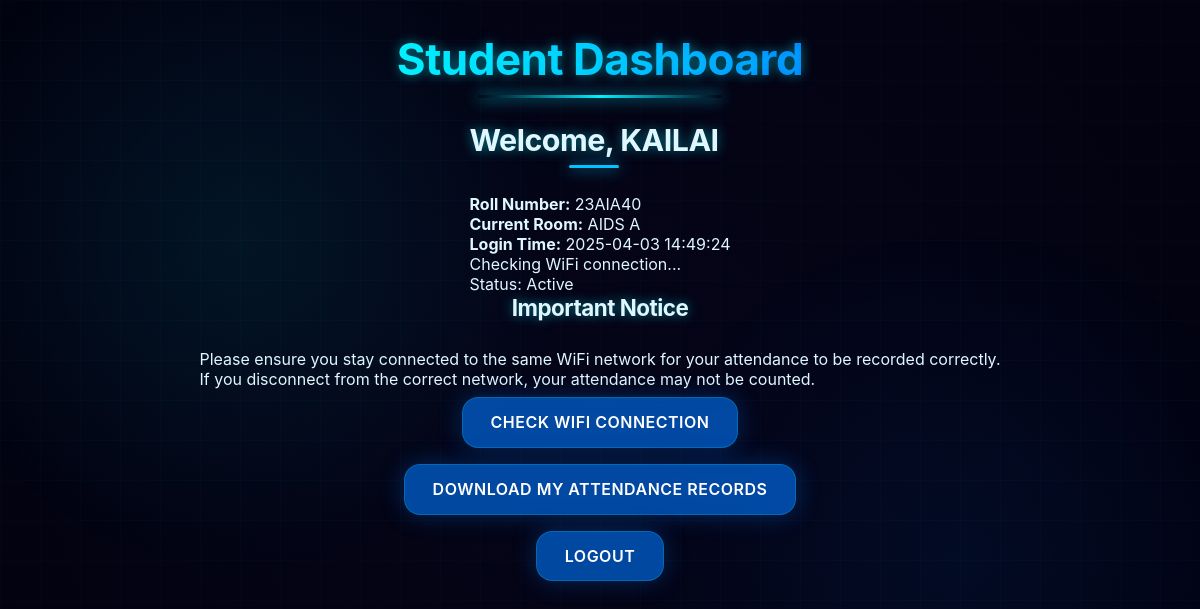
Before: /student_dashboard (signed in) with the older database file.
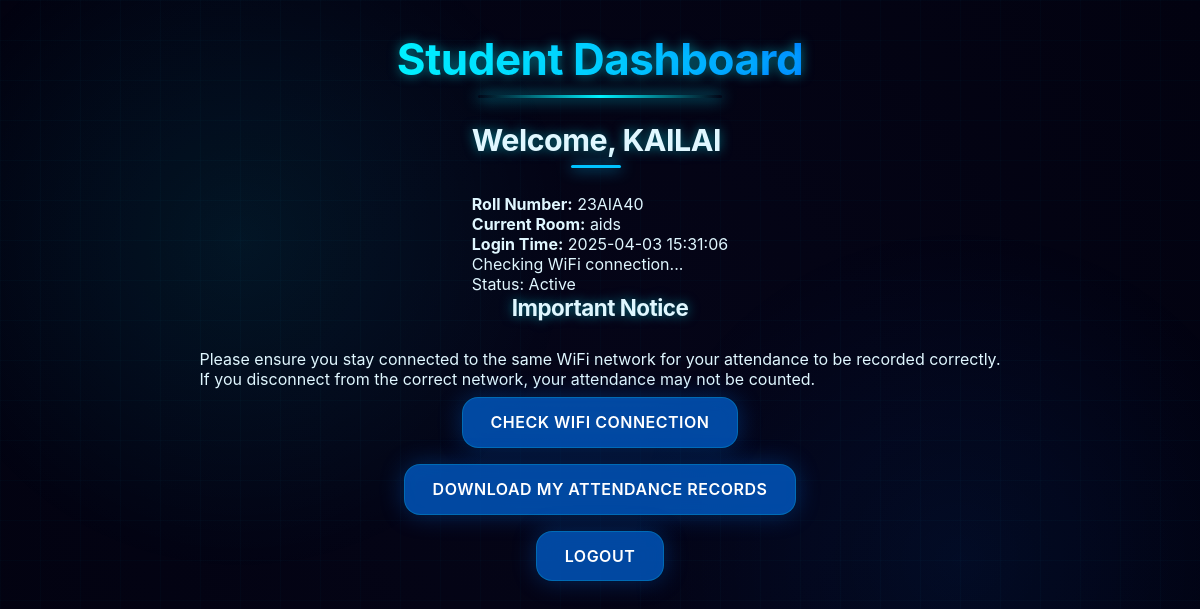
After: the same page with the newer database file.
### app.py (models this page shows)
class Student(db.Model):
    __bind_key__ = 'student_db'
    id = db.Column(db.Integer, primary_key=True)
    roll_number = db.Column(db.String(50), nullable=False, unique=True)
    username = db.Column(db.String(50), nullable=False)
    password = db.Column(db.String(100), nullable=False)
    current_room = db.Column(db.String(50))  # Store current room code
    current_bssid = db.Column(db.String(100))  # Store student's current BSSID
    is_logged_in = db.Column(db.Boolean, default=False)
    login_time = db.Column(db.DateTime)
    last_active_time = db.Column(db.DateTime)
    is_active = db.Column(db.Boolean, default=True)  # Track if student is connected to correct WiFi

### app.py (the view)
@app.route('/student_dashboard')
def student_dashboard():
    if 'student_id' not in session:
        flash("Please login first")
        return redirect(url_for('login_student'))
    student_id = session.get('student_id')
    student = Student.query.get(student_id)
    return render_template('student_dashboard.html', student=student)

### templates/student_dashboard.html (shortened to what this page needs)
<!DOCTYPE html>
<html lang="en">
<head>
    <link rel="stylesheet" type="text/css" href="{{ url_for('static', filename='app.css') }}">
</head>
<body>
    <h1>Student Dashboard</h1>
    <div class="student-info">
        <h2>Welcome, {{ student.username }}</h2>
        <p><strong>Roll Number:</strong> {{ student.roll_number }}</p>
        <p><strong>Current Room:</strong> {{ student.current_room }}</p>
        {% if student.login_time %}
            <p><strong>Login Time:</strong> {{ student.login_time.strftime('%Y-%m-%d %H:%M:%S') }}</p>
        {% endif %}
        <div class="status-info">
            <p id="wifi-status">Checking WiFi connection...</p>
            <p id="active-status">Status: {{ "Active" if student.is_active else "Inactive" }}</p>
        </div>
    </div>
    <div class="important-notice">
        <h3>Important Notice</h3>
        <p>Please ensure you stay connected to the same WiFi network for your attendance to be recorded correctly.</p>
        <p>If you disconnect from the correct network, your attendance may not be counted.</p>
    </div>
    <button onclick="checkWiFiStatus()">Check WiFi Connection</button>
    <div class="attendance-download">
        <a href="/download_student_attendance">
            <button>Download My Attendance Records</button>
        </a>
    </div>
    <button onclick="logout()">Logout</button>
</body>
</html>

### static/app.css (style rules this page uses)
:root { --primary-color: #00f2ff; --secondary-color: #00c3ff; --accent-color: #0077ff; --neon-glow: #00e5ff; --background-color: #030318; --card-bg: rgba(8, 12, 30, 0.15); --text-color: #e0f7ff; --border-color: rgba(0, 242, 255, 0.2); --shadow-color: rgba(0, 242, 255, 0.25); --button-bg: rgba(0, 119, 255, 0.6); --button-hover: rgba(0, 174, 255, 0.8); --button-text: #ffffff; --login-button-bg: rgba(0, 194, 255, 0.6); --login-button-hover: rgba(0, 215, 255, 0.8); --register-button-bg: rgba(139, 92, 246, 0.6); --register-button-hover: rgba(124, 58, 237, 0.8); --logout-button-bg: rgba(255, 45, 85, 0.6); --logout-button-hover: rgba(255, 0, 102, 0.8); --border-radius: 16px; --transition-speed: 0.3s; --glass-blur: 12px; }
* { margin: 0; padding: 0; box-sizing: border-box; font-family: 'Inter', 'Segoe UI', Roboto, sans-serif; transition: all var(--transition-speed) ease; }
body { background: radial-gradient(circle at 50% 50%, #050518 0%, #020210 100%); background-attachment: fixed; color: var(--text-color); min-height: 100vh; display: flex; flex-direction: column; align-items: center; padding: 2rem; position: relative; overflow-x: hidden; }
body::before { content: ''; position: fixed; top: 0; left: 0; width: 100%; height: 100%; background: radial-gradient(circle at 20% 30%, rgba(0, 242, 255, 0.08) 0%, transparent 30%), radial-gradient(circle at 80% 70%, rgba(0, 119, 255, 0.08) 0%, transparent 30%); z-index: -2; }
body::after { content: ''; position: fixed; top: 0; left: 0; width: 100%; height: 100%; background-image: linear-gradient(rgba(0, 242, 255, 0.02) 1px, transparent 1px), linear-gradient(90deg, rgba(0, 242, 255, 0.02) 1px, transparent 1px); background-size: 40px 40px; z-index: -1; animation: gridMove 30s linear infinite; }
h1, h2, h3 { color: var(--text-color); margin-bottom: 1.75rem; font-weight: 700; letter-spacing: -0.5px; text-align: center; text-shadow: 0 0 12px rgba(0, 242, 255, 0.5); }
h1 { font-size: 2.75rem; background: linear-gradient(90deg, var(--primary-color), var(--secondary-color), var(--accent-color)); -webkit-background-clip: text; -webkit-text-fill-color: transparent; margin-bottom: 2.25rem; position: relative; display: inline-block; }
h1::after { content: ''; position: absolute; height: 3px; width: 60%; background: linear-gradient(90deg, transparent, var(--primary-color), transparent); bottom: -12px; left: 20%; border-radius: 3px; box-shadow: 0 0 15px var(--neon-glow); animation: pulseGlow 3s infinite; }
h2 { font-size: 1.9rem; position: relative; display: inline-block; margin-bottom: 2.25rem; }
h2::after { content: ''; position: absolute; bottom: -10px; left: 50%; transform: translateX(-50%); width: 50px; height: 3px; background: var(--secondary-color); border-radius: 3px; box-shadow: 0 0 15px var(--secondary-color); animation: pulseGlow 3s infinite alternate; }
h3 { font-size: 1.4rem; }
button, .btn { padding: 0.9rem 1.75rem; border-radius: var(--border-radius); border: 1px solid rgba(0, 242, 255, 0.2); background: var(--button-bg); backdrop-filter: blur(var(--glass-blur)); color: var(--button-text); font-weight: 600; cursor: pointer; transition: all 0.3s ease; text-align: center; text-decoration: none; display: inline-block; font-size: 1rem; box-shadow: 0 0 25px rgba(0, 119, 255, 0.3); position: relative; overflow: hidden; z-index: 1; margin: 0.5rem 0; letter-spacing: 0.5px; text-transform: uppercase; }
button::before, .btn::before { content: ''; position: absolute; top: 0; left: -100%; width: 100%; height: 100%; background: linear-gradient(90deg, transparent, rgba(255, 255, 255, 0.2), transparent); transition: all 0.6s ease; z-index: -1; }

Changed rows visible on the page:
changed Student "KAILAI": current_room "AIDS A" → "aids"; login_time "2025-04-03 14:49:24" → "2025-04-03 15:31:06"
